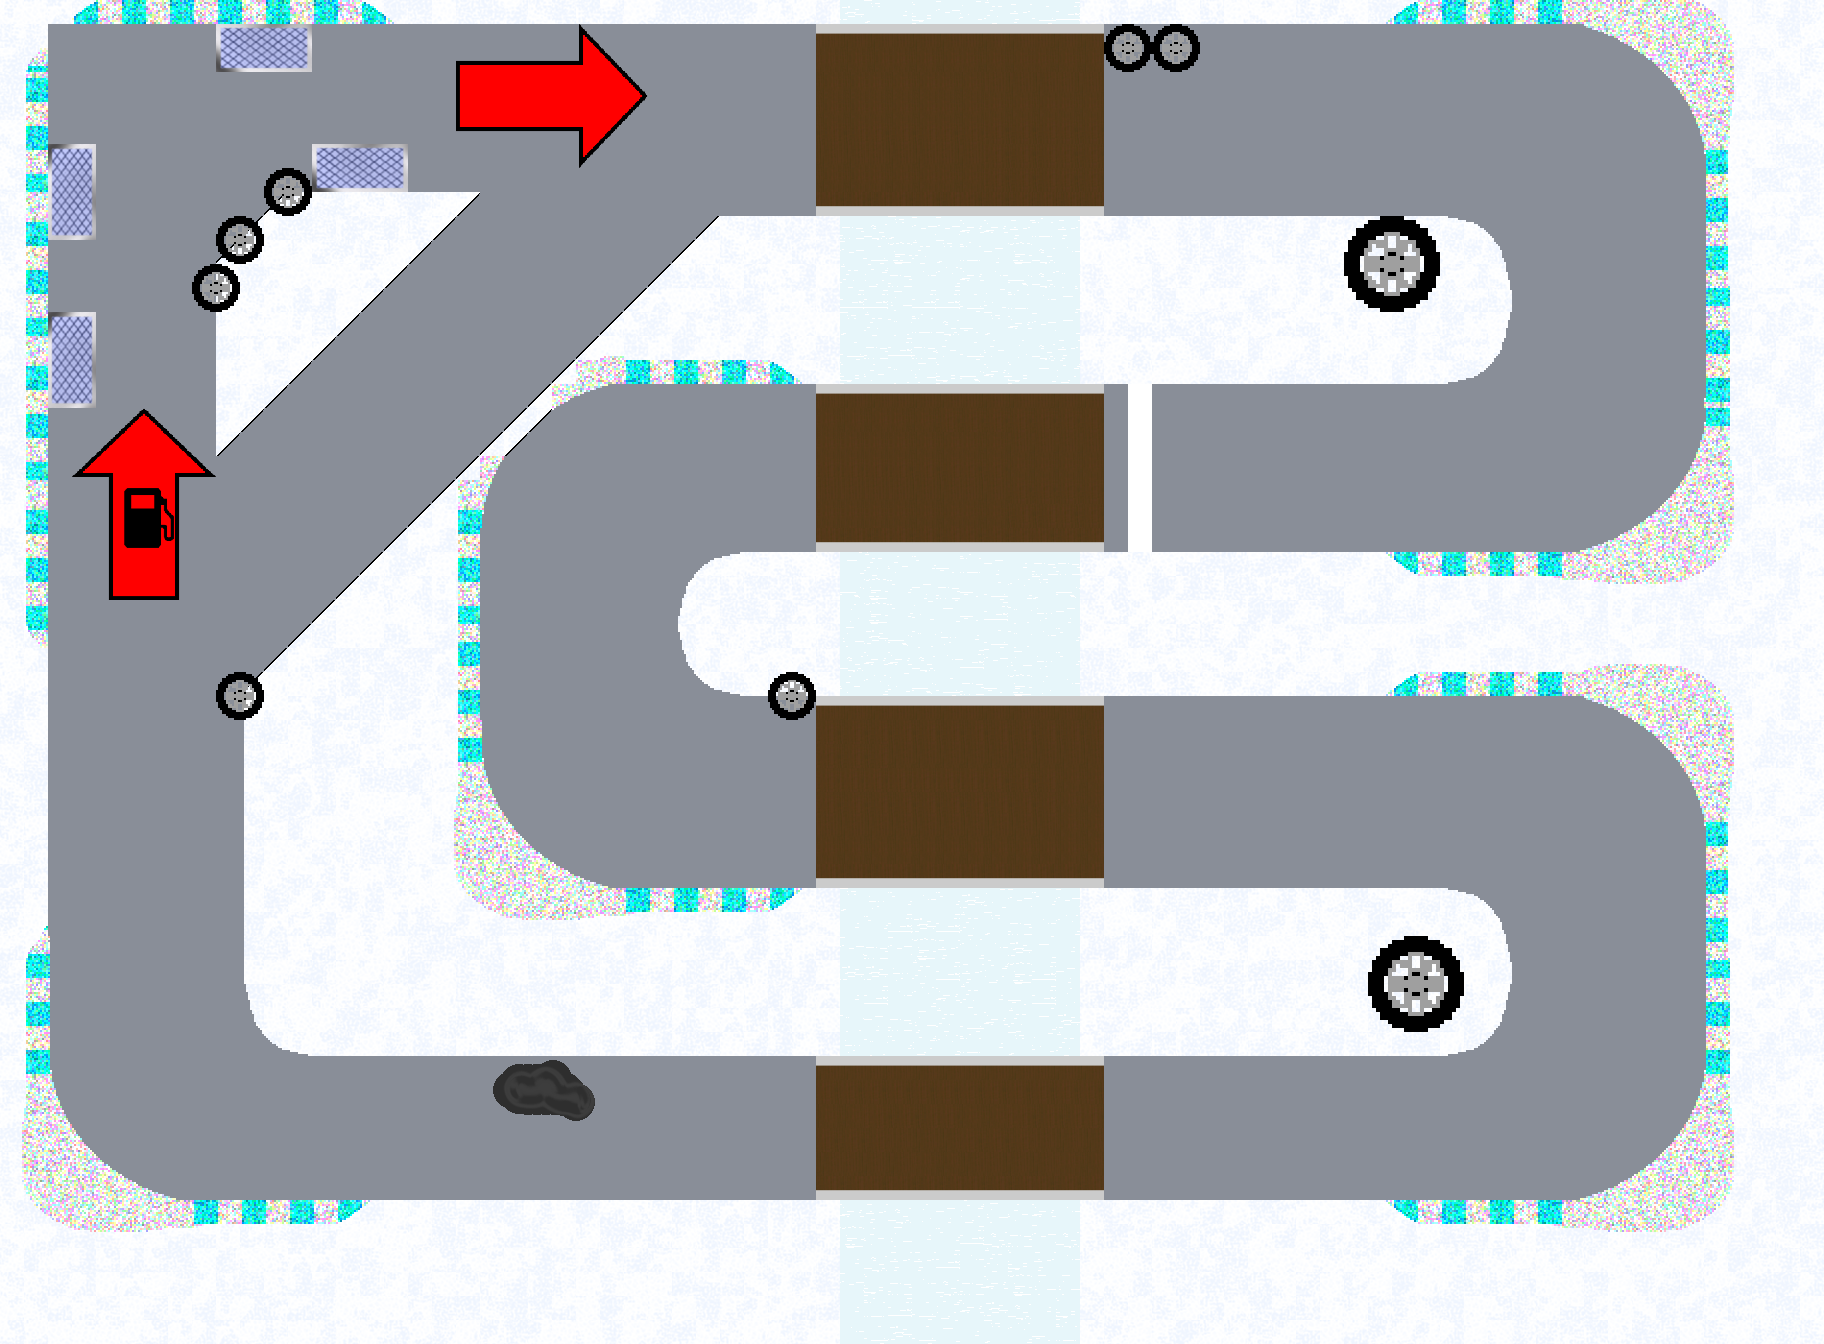

A 2D game scene composited from a Tiled map and its tileset images. What follows is a short description and the map's XML, with each tile layer's data collapsed to a summary:
An orthogonal 76x56 tile map with 24x24 px tiles, 7 tile layers (snow, road, arrows, tires + oil, ...), 15 tilesets.

<map version="1.0" orientation="orthogonal" renderorder="right-down" width="76" height="56" tilewidth="24" tileheight="24" nextobjectid="1">
 <tileset firstgid="1" name="snow_texture" tilewidth="24" tileheight="24" tilecount="64" columns="8">
  <image source="snow_texture.png" width="200" height="200" />
 </tileset>
 <tileset firstgid="65" name="winterasphalt_texture" tilewidth="24" tileheight="24" tilecount="64" columns="8">
  <image source="winterasphalt_texture.png" width="200" height="200" />
 </tileset>
 <tileset firstgid="129" name="bridge_texture" tilewidth="24" tileheight="24" tilecount="81" columns="9">
  <image source="bridge_texture.png" width="216" height="216" />
 </tileset>
 <tileset firstgid="210" name="map2_curves" tilewidth="24" tileheight="24" tilecount="1024" columns="32">
  <image source="map2_curves.png" width="768" height="768" />
 </tileset>
 <tileset firstgid="1234" name="diagonals" tilewidth="24" tileheight="24" tilecount="4" columns="2">
  <image source="diagonals.png" width="48" height="48" />
 </tileset>
 <tileset firstgid="1238" name="diagonals2" tilewidth="24" tileheight="24" tilecount="4" columns="2">
  <image source="diagonals2.png" width="48" height="48" />
 </tileset>
 <tileset firstgid="1242" name="fuel_pad" tilewidth="24" tileheight="24" tilecount="8" columns="2">
  <image source="fuel_pad.png" width="48" height="96" />
 </tileset>
 <tileset firstgid="1250" name="fuel_pad2" tilewidth="24" tileheight="24" tilecount="8" columns="4">
  <image source="fuel_pad2.png" width="96" height="48" />
 </tileset>
 <tileset firstgid="1258" name="fuel_arrow2" tilewidth="24" tileheight="24" tilecount="48" columns="6">
  <image source="fuel_arrow2.png" width="144" height="192" />
 </tileset>
 <tileset firstgid="1306" name="exit_arrow2" tilewidth="24" tileheight="24" tilecount="48" columns="8">
  <image source="exit_arrow2.png" width="192" height="144" />
 </tileset>
 <tileset firstgid="1354" name="oil" tilewidth="24" tileheight="24" tilecount="15" columns="5">
  <image source="oil.png" width="120" height="72" />
 </tileset>
 <tileset firstgid="1369" name="Finish Line" tilewidth="24" tileheight="24" tilecount="1" columns="1">
  <image source="Finish Line.png" width="24" height="24" />
 </tileset>
 <tileset firstgid="1370" name="Tire" tilewidth="24" tileheight="24" tilecount="4" columns="2">
  <image source="Tire.png" width="48" height="48" />
 </tileset>
 <tileset firstgid="1374" name="water_texture" tilewidth="24" tileheight="24" tilecount="64" columns="8">
  <image source="water_texture.png" width="200" height="200" />
 </tileset>
 <tileset firstgid="1438" name="BigTire" tilewidth="24" tileheight="24" tilecount="16" columns="4">
  <image source="BigTire.png" width="96" height="96" />
 </tileset>
 <layer name="snow" width="76" height="56">
  <data>[4256 cells, 4256 non-empty, 64 distinct tile ids]</data>
 </layer>
 <layer name="road" width="76" height="56">
  <data>[4256 cells, 3015 non-empty, 802 distinct tile ids]</data>
 </layer>
 <layer name="arrows" width="76" height="56">
  <data>[4256 cells, 118 non-empty, 96 distinct tile ids]</data>
 </layer>
 <layer name="tires + oil" width="76" height="56">
  <data>[4256 cells, 75 non-empty, 35 distinct tile ids]</data>
 </layer>
 <layer name="water" width="76" height="56">
  <data>[4256 cells, 270 non-empty, 28 distinct tile ids]</data>
 </layer>
 <layer name="finish line" width="76" height="56">
  <data>[4256 cells, 7 non-empty, 1 distinct tile ids]</data>
 </layer>
 <layer name="fuel pads" width="76" height="56">
  <data>[4256 cells, 32 non-empty, 16 distinct tile ids]</data>
 </layer>
</map>